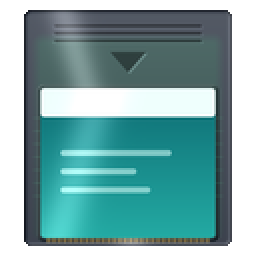
#> input picture companion/server/assets/carts/cgb-128.png, 128 x 128 px (shown 2 times larger)
$ python pillow_stages.py ../assets/carts/cgb-128.png 5 ../assets/carts/cgb-80.png
#> lines starting #> are read from the running program, lines starting #| are printed output that depends on the picture
"""Dump each Pillow step of make_cover_pack.fit() as raw RGB, for the TypeScript port tests.

Usage: pillow_stages.py IMAGE SIZE OUTDIR
Writes OUTDIR/<stage>.rgb plus OUTDIR/<stage>.json with the width and height.
"""
import json, os, sys
from PIL import Image, ImageEnhance, ImageFilter

src, size, out = sys.argv[1], int(sys.argv[2]), sys.argv[3]
os.makedirs(out, exist_ok=True)

def dump(name, im):
    with open(os.path.join(out, name + ".rgb"), "wb") as f: f.write(im.tobytes())
    with open(os.path.join(out, name + ".json"), "w") as f: json.dump({"w": im.width, "h": im.height}, f)

img = Image.open(src).convert("RGB"); dump("input", img)
#> after `img = Image.open(src).convert('RGB')`:
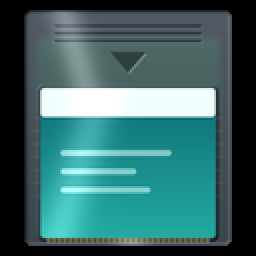
#> img: PIL image 128x128 RGB (shown 2 times larger); mean R, G, B 59.9, 102.8, 103.5
bg = img.copy(); s = max(size / bg.width, size / bg.height)
#> after `s = max(size / bg.width, size / bg.height)`: s = 0.0391
bg = bg.resize((max(1, round(bg.width * s)), max(1, round(bg.height * s))), Image.LANCZOS); dump("bg_resize", bg)
bg = bg.crop(((bg.width - size) // 2, (bg.height - size) // 2, (bg.width - size) // 2 + size, (bg.height - size) // 2 + size)); dump("bg_crop", bg)
bl = bg.filter(ImageFilter.GaussianBlur(size / 10)); dump("bg_blur", bl)
bg = ImageEnhance.Brightness(bl).enhance(0.45); dump("bg_dark", bg)
fg = img.copy(); fg.thumbnail((size, size), Image.LANCZOS); dump("fg_thumb", fg)
dump("fg_smooth", fg.filter(ImageFilter.SMOOTH))
fg = ImageEnhance.Sharpness(fg).enhance(1.4); dump("fg_sharp", fg)
bg.paste(fg, ((size - fg.width) // 2, (size - fg.height) // 2)); dump("fit", bg)

$ run again, on companion/server/assets/carts/dmg-128.png
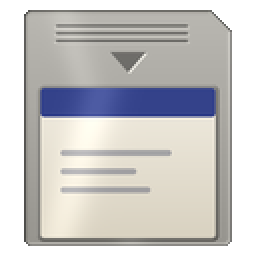
#> input picture companion/server/assets/carts/dmg-128.png, 128 x 128 px (shown 2 times larger)
#> `img = Image.open(src).convert('RGB')`:
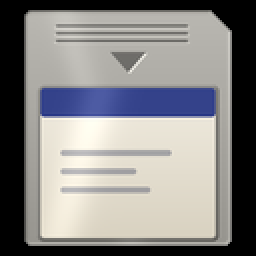
#> img: PIL image 128x128 RGB (shown 2 times larger); mean R, G, B 134.2, 132.8, 132
